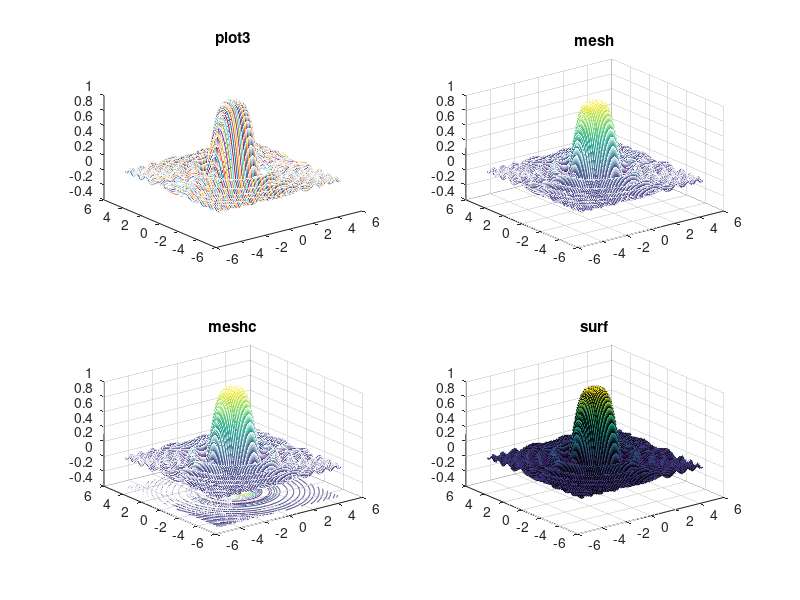

Write the MATLAB code that produced this figure.
% TASK 4
x_ = -5:0.1:5;
y_ = -5:0.1:5;
[x, y] = meshgrid(x_, y_);
z = sin(x.^2+y.^2) ./ (x.^2+y.^2);

subplot(2,2,1)
plot3(x, y, z)
title("plot3")

subplot(2,2,2)
mesh(x, y, z)
title("mesh")

subplot(2,2,3)
meshc(x, y, z)
title("meshc")

subplot(2,2,4)
surf(x, y, z)
title("surf")